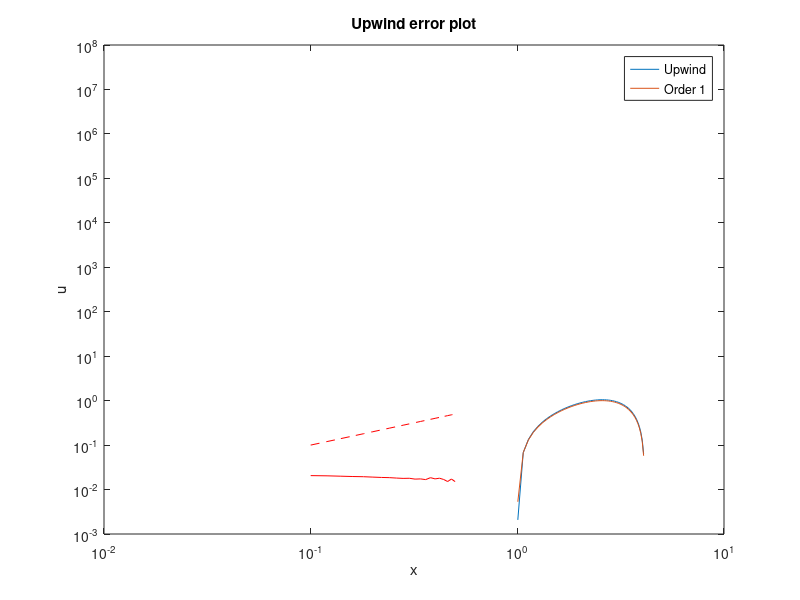
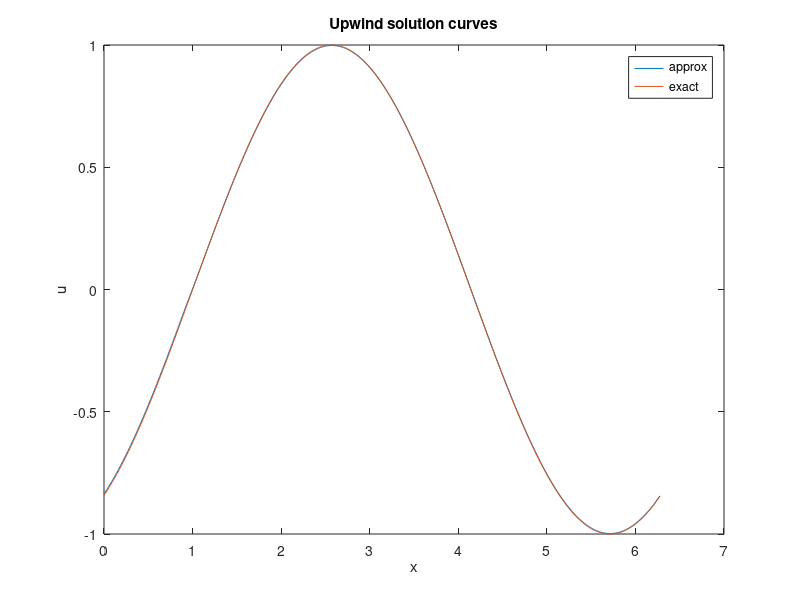

MATLAB code for these plots, in order:

%% DOWNWIND
clc; clear variables; close all;

tf = 1;
u0 = @(x) sin(x);

Nx = 100;
xvals = linspace(0, 2*pi, Nx + 1)';
dx = xvals(2) - xvals(1);

a = 1;
Dx = gallery('tridiag', Nx+1, 0, -1, 1);
Dx(end, 1) = 1;

lambdavals = (0.1:0.02:0.5)';

errors = zeros(numel(lambdavals), 1);
exact = sin(xvals - tf);
 
for k = 1:numel(lambdavals)
    dt = lambdavals(k)*dx;
    tvals = (0:dt:tf)';

    u = u0(xvals);

    if (tvals(end) ~= tf)
        tvals = [tvals; tf];
    end

    for i = 2:numel(tvals)
        u = u - (a*dt/dx).*(Dx*u);
    end

    u = u(1:end-1);
    errors(k) = dx*sum(abs(exact(1:end-1) - u));
end

% Solution curves
figure(1);
plot(xvals(1:end-1), u); hold on;
plot(xvals(1:end-1), exact(1:end-1));
title('Downwind solution curves');
xlabel('x'); ylabel('u');
legend('approx', 'exact');

% Spatial Error
clear variables;
Nxvals = [40, 80, 160, 320];
a = 1;
u0 = @(x) sin(x);
tf = 1;

errors = zeros(numel(Nxvals), 1);

for k = 1:numel(Nxvals)
    Nx = Nxvals(k);
    xvals = linspace(0, 2*pi, Nx + 1)';
    dx = xvals(2) - xvals(1);
    dt = 0.1*dx;
    tvals = 0:dt:tf;
    if (tvals(end) ~= tf)
        tvals(end) = tf;
    end

    u = u0(xvals);
    Dx = gallery('tridiag', Nx+1, 0, -1, 1);
    Dx(end, 1) = 1;
    
    for i = 2:numel(tvals)
        dt = tvals(i)-tvals(i-1);
        u = u - (a*dt/dx).*(Dx*u);
    end
    u = u(1:end-1);
    exact = sin(xvals - tf);
    errors(k) = dx*sum(abs(u - exact(1:end-1))); % L1 norm
end

% Spatial accuracy
disp('Downwind Spatial Accuracy Order = ')
disp(log2(errors(1:end-1)./errors(2:end)))







%% UPWIND

clc; clear variables; close all;

tf = 1;
u0 = @(x) sin(x);

Nx = 800;
xvals = linspace(0, 2*pi, Nx + 1)';
dx = xvals(2) - xvals(1);

a = 1;
Dx = gallery('tridiag', Nx+1, -1, 1, 0);
Dx(1, end) = -1;

lambdavals = (0.1:0.02:0.5)';

errors = zeros(numel(lambdavals), 1);
exact = sin(xvals - tf);
 
for k = 1:numel(lambdavals)
    dt = lambdavals(k)*dx;
    tvals = (0:dt:tf)';

    u = u0(xvals);

    if (tvals(end) ~= tf)
        tvals = [tvals; tf];
    end

    for i = 2:numel(tvals)
        u = u - (a*dt/dx).*(Dx*u);
    end

    u = u(1:end-1);
    errors(k) = dx*sum(abs(exact(1:end-1) - u));
end

% Temporal error plot
figure(1);
loglog(lambdavals, errors, 'r-'); hold on;
loglog(lambdavals, lambdavals, 'r--');
title('Upwind error plot');
legend('Upwind', 'Order 1');

% Solution curves
figure(2);
plot(xvals(1:end-1), u); hold on;
plot(xvals(1:end-1), exact(1:end-1));
title('Upwind solution curves');
xlabel('x'); ylabel('u');
legend('approx', 'exact');

% Spatial Error
clear variables;
Nxvals = [40, 80, 160, 320];
a = 1;
u0 = @(x) sin(x);
tf = 1;

errors = zeros(numel(Nxvals), 1);

for k = 1:numel(Nxvals)
    Nx = Nxvals(k);
    xvals = linspace(0, 2*pi, Nx + 1)';
    dx = xvals(2) - xvals(1);
    dt = 0.1*dx;
    tvals = 0:dt:tf;
    if (tvals(end) ~= tf)
        tvals(end) = tf;
    end

    u = u0(xvals);
    Dx = gallery('tridiag', Nx+1, -1, 1, 0);
    Dx(1, end) = -1;
    
    for i = 2:numel(tvals)
        dt = tvals(i)-tvals(i-1);
        u = u - (a*dt/dx).*(Dx*u);
    end
    u = u(1:end-1);
    exact = sin(xvals - tf);
    errors(k) = dx*sum(abs(u - exact(1:end-1))); % L1 norm
end

% Spatial accuracy
disp('Upwind Spatial Accuracy Order = ')
disp(log2(errors(1:end-1)./errors(2:end)))











